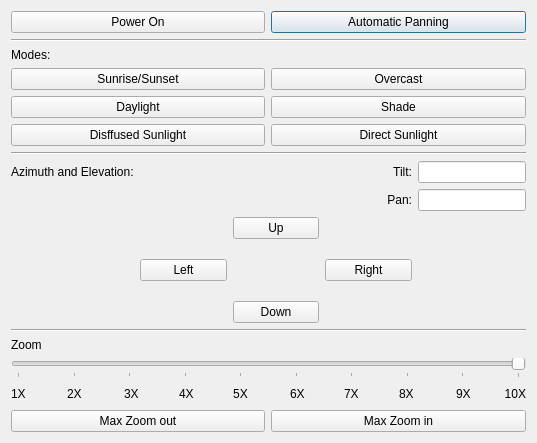
<?xml version="1.0" encoding="UTF-8"?>
<ui version="4.0">
 <class>Dialog</class>
 <widget class="QDialog" name="Dialog">
  <property name="enabled">
   <bool>true</bool>
  </property>
  <property name="geometry">
   <rect>
    <x>0</x>
    <y>0</y>
    <width>537</width>
    <height>443</height>
   </rect>
  </property>
  <property name="sizePolicy">
   <sizepolicy hsizetype="Preferred" vsizetype="MinimumExpanding">
    <horstretch>0</horstretch>
    <verstretch>0</verstretch>
   </sizepolicy>
  </property>
  <property name="cursor">
   <cursorShape>ArrowCursor</cursorShape>
  </property>
  <property name="mouseTracking">
   <bool>false</bool>
  </property>
  <property name="focusPolicy">
   <enum>Qt::WheelFocus</enum>
  </property>
  <property name="contextMenuPolicy">
   <enum>Qt::PreventContextMenu</enum>
  </property>
  <property name="windowTitle">
   <string>A.C.E.S.</string>
  </property>
  <property name="windowIcon">
   <iconset>
    <normaloff>camera icon.png</normaloff>camera icon.png</iconset>
  </property>
  <property name="windowOpacity">
   <double>1.000000000000000</double>
  </property>
  <property name="toolTipDuration">
   <number>-2</number>
  </property>
  <property name="layoutDirection">
   <enum>Qt::RightToLeft</enum>
  </property>
  <property name="sizeGripEnabled">
   <bool>false</bool>
  </property>
  <layout class="QVBoxLayout" name="verticalLayout">
   <item>
    <layout class="QHBoxLayout" name="horizontalLayout">
     <item>
      <widget class="QPushButton" name="pushButton">
       <property name="cursor">
        <cursorShape>ArrowCursor</cursorShape>
       </property>
       <property name="focusPolicy">
        <enum>Qt::WheelFocus</enum>
       </property>
       <property name="contextMenuPolicy">
        <enum>Qt::NoContextMenu</enum>
       </property>
       <property name="text">
        <string>Automatic Panning</string>
       </property>
       <property name="checkable">
        <bool>false</bool>
       </property>
      </widget>
     </item>
     <item>
      <widget class="QPushButton" name="pushButton_2">
       <property name="enabled">
        <bool>true</bool>
       </property>
       <property name="mouseTracking">
        <bool>true</bool>
       </property>
       <property name="acceptDrops">
        <bool>false</bool>
       </property>
       <property name="inputMethodHints">
        <set>Qt::ImhHiddenText</set>
       </property>
       <property name="text">
        <string>Power On</string>
       </property>
       <property name="iconSize">
        <size>
         <width>9</width>
         <height>10</height>
        </size>
       </property>
       <property name="checkable">
        <bool>true</bool>
       </property>
       <property name="checked">
        <bool>false</bool>
       </property>
       <property name="autoDefault">
        <bool>true</bool>
       </property>
       <property name="default">
        <bool>false</bool>
       </property>
       <property name="flat">
        <bool>false</bool>
       </property>
      </widget>
     </item>
    </layout>
   </item>
   <item>
    <widget class="Line" name="line_3">
     <property name="orientation">
      <enum>Qt::Horizontal</enum>
     </property>
    </widget>
   </item>
   <item>
    <layout class="QGridLayout" name="Modes">
     <item row="3" column="0">
      <widget class="QPushButton" name="pushButton_8">
       <property name="text">
        <string>Shade</string>
       </property>
      </widget>
     </item>
     <item row="5" column="0">
      <widget class="QPushButton" name="pushButton_5">
       <property name="text">
        <string>Direct Sunlight</string>
       </property>
      </widget>
     </item>
     <item row="5" column="1">
      <widget class="QPushButton" name="pushButton_4">
       <property name="text">
        <string>Disffused Sunlight</string>
       </property>
      </widget>
     </item>
     <item row="2" column="1">
      <widget class="QPushButton" name="pushButton_9">
       <property name="text">
        <string>Sunrise/Sunset</string>
       </property>
      </widget>
     </item>
     <item row="2" column="0">
      <widget class="QPushButton" name="pushButton_6">
       <property name="text">
        <string>Overcast</string>
       </property>
      </widget>
     </item>
     <item row="0" column="1">
      <widget class="QLabel" name="label_2">
       <property name="text">
        <string>Modes:</string>
       </property>
      </widget>
     </item>
     <item row="3" column="1">
      <widget class="QPushButton" name="pushButton_7">
       <property name="text">
        <string>Daylight</string>
       </property>
      </widget>
     </item>
    </layout>
   </item>
   <item>
    <widget class="Line" name="line">
     <property name="orientation">
      <enum>Qt::Horizontal</enum>
     </property>
    </widget>
   </item>
   <item>
    <layout class="QVBoxLayout" name="AzEl">
     <item>
      <layout class="QGridLayout" name="gridLayout">
       <item row="3" column="2">
        <widget class="QPushButton" name="pushButton_10">
         <property name="enabled">
          <bool>true</bool>
         </property>
         <property name="baseSize">
          <size>
           <width>0</width>
           <height>0</height>
          </size>
         </property>
         <property name="text">
          <string>Up</string>
         </property>
         <property name="iconSize">
          <size>
           <width>16</width>
           <height>16</height>
          </size>
         </property>
        </widget>
       </item>
       <item row="5" column="0">
        <spacer name="horizontalSpacer_4">
         <property name="orientation">
          <enum>Qt::Horizontal</enum>
         </property>
         <property name="sizeHint" stdset="0">
          <size>
           <width>7</width>
           <height>20</height>
          </size>
         </property>
        </spacer>
       </item>
       <item row="3" column="1">
        <spacer name="horizontalSpacer_3">
         <property name="orientation">
          <enum>Qt::Horizontal</enum>
         </property>
         <property name="sizeHint" stdset="0">
          <size>
           <width>40</width>
           <height>20</height>
          </size>
         </property>
        </spacer>
       </item>
       <item row="5" column="2">
        <spacer name="verticalSpacer">
         <property name="orientation">
          <enum>Qt::Vertical</enum>
         </property>
         <property name="sizeHint" stdset="0">
          <size>
           <width>6</width>
           <height>0</height>
          </size>
         </property>
        </spacer>
       </item>
       <item row="3" column="3">
        <spacer name="horizontalSpacer_2">
         <property name="orientation">
          <enum>Qt::Horizontal</enum>
         </property>
         <property name="sizeHint" stdset="0">
          <size>
           <width>40</width>
           <height>20</height>
          </size>
         </property>
        </spacer>
       </item>
       <item row="5" column="3">
        <widget class="QPushButton" name="pushButton_12">
         <property name="text">
          <string>Left</string>
         </property>
        </widget>
       </item>
       <item row="6" column="2">
        <widget class="QPushButton" name="pushButton_11">
         <property name="text">
          <string>Down</string>
         </property>
        </widget>
       </item>
       <item row="5" column="4">
        <spacer name="horizontalSpacer_5">
         <property name="orientation">
          <enum>Qt::Horizontal</enum>
         </property>
         <property name="sizeHint" stdset="0">
          <size>
           <width>7</width>
           <height>20</height>
          </size>
         </property>
        </spacer>
       </item>
       <item row="2" column="2">
        <spacer name="horizontalSpacer">
         <property name="orientation">
          <enum>Qt::Horizontal</enum>
         </property>
         <property name="sizeHint" stdset="0">
          <size>
           <width>0</width>
           <height>0</height>
          </size>
         </property>
        </spacer>
       </item>
       <item row="5" column="1">
        <widget class="QPushButton" name="pushButton_13">
         <property name="text">
          <string>Right</string>
         </property>
        </widget>
       </item>
       <item row="0" column="0">
        <widget class="QLineEdit" name="lineEdit">
         <property name="maxLength">
          <number>32751</number>
         </property>
        </widget>
       </item>
       <item row="0" column="1">
        <widget class="QLabel" name="label_16">
         <property name="text">
          <string>Tilt:</string>
         </property>
         <property name="alignment">
          <set>Qt::AlignRight|Qt::AlignTrailing|Qt::AlignVCenter</set>
         </property>
        </widget>
       </item>
       <item row="1" column="0">
        <widget class="QLineEdit" name="lineEdit_2"/>
       </item>
       <item row="1" column="1">
        <widget class="QLabel" name="label_17">
         <property name="text">
          <string>Pan:</string>
         </property>
         <property name="alignment">
          <set>Qt::AlignRight|Qt::AlignTrailing|Qt::AlignVCenter</set>
         </property>
        </widget>
       </item>
       <item row="0" column="4">
        <widget class="QLabel" name="label_4">
         <property name="text">
          <string>Azimuth and Elevation:</string>
         </property>
        </widget>
       </item>
      </layout>
     </item>
    </layout>
   </item>
   <item>
    <widget class="Line" name="line_2">
     <property name="orientation">
      <enum>Qt::Horizontal</enum>
     </property>
    </widget>
   </item>
   <item>
    <layout class="QVBoxLayout" name="Zoom">
     <item>
      <widget class="QLabel" name="label">
       <property name="text">
        <string>Zoom</string>
       </property>
      </widget>
     </item>
     <item>
      <widget class="QSlider" name="horizontalSlider">
       <property name="pageStep">
        <number>10</number>
       </property>
       <property name="orientation">
        <enum>Qt::Horizontal</enum>
       </property>
       <property name="tickPosition">
        <enum>QSlider::TicksBelow</enum>
       </property>
       <property name="tickInterval">
        <number>11</number>
       </property>
      </widget>
     </item>
     <item>
      <layout class="QHBoxLayout" name="horizontalLayout_5">
       <item>
        <widget class="QLabel" name="label_7">
         <property name="text">
          <string>10X</string>
         </property>
         <property name="alignment">
          <set>Qt::AlignRight|Qt::AlignTrailing|Qt::AlignVCenter</set>
         </property>
        </widget>
       </item>
       <item>
        <spacer name="horizontalSpacer_22">
         <property name="orientation">
          <enum>Qt::Horizontal</enum>
         </property>
         <property name="sizeHint" stdset="0">
          <size>
           <width>45</width>
           <height>20</height>
          </size>
         </property>
        </spacer>
       </item>
       <item>
        <widget class="QLabel" name="label_13">
         <property name="maximumSize">
          <size>
           <width>16777213</width>
           <height>16777215</height>
          </size>
         </property>
         <property name="text">
          <string>9X</string>
         </property>
        </widget>
       </item>
       <item>
        <spacer name="horizontalSpacer_21">
         <property name="orientation">
          <enum>Qt::Horizontal</enum>
         </property>
         <property name="sizeHint" stdset="0">
          <size>
           <width>55</width>
           <height>20</height>
          </size>
         </property>
        </spacer>
       </item>
       <item>
        <widget class="QLabel" name="label_9">
         <property name="text">
          <string>8X</string>
         </property>
        </widget>
       </item>
       <item>
        <spacer name="horizontalSpacer_20">
         <property name="orientation">
          <enum>Qt::Horizontal</enum>
         </property>
         <property name="sizeHint" stdset="0">
          <size>
           <width>52</width>
           <height>20</height>
          </size>
         </property>
        </spacer>
       </item>
       <item>
        <widget class="QLabel" name="label_11">
         <property name="text">
          <string>7X</string>
         </property>
        </widget>
       </item>
       <item>
        <spacer name="horizontalSpacer_19">
         <property name="orientation">
          <enum>Qt::Horizontal</enum>
         </property>
         <property name="sizeHint" stdset="0">
          <size>
           <width>52</width>
           <height>20</height>
          </size>
         </property>
        </spacer>
       </item>
       <item>
        <widget class="QLabel" name="label_14">
         <property name="text">
          <string>6X</string>
         </property>
        </widget>
       </item>
       <item>
        <spacer name="horizontalSpacer_18">
         <property name="orientation">
          <enum>Qt::Horizontal</enum>
         </property>
         <property name="sizeHint" stdset="0">
          <size>
           <width>54</width>
           <height>20</height>
          </size>
         </property>
        </spacer>
       </item>
       <item>
        <widget class="QLabel" name="label_6">
         <property name="text">
          <string>5X</string>
         </property>
         <property name="alignment">
          <set>Qt::AlignCenter</set>
         </property>
        </widget>
       </item>
       <item>
        <spacer name="horizontalSpacer_17">
         <property name="orientation">
          <enum>Qt::Horizontal</enum>
         </property>
         <property name="sizeHint" stdset="0">
          <size>
           <width>52</width>
           <height>20</height>
          </size>
         </property>
        </spacer>
       </item>
       <item>
        <widget class="QLabel" name="label_10">
         <property name="text">
          <string>4X</string>
         </property>
        </widget>
       </item>
       <item>
        <spacer name="horizontalSpacer_16">
         <property name="orientation">
          <enum>Qt::Horizontal</enum>
         </property>
         <property name="sizeHint" stdset="0">
          <size>
           <width>52</width>
           <height>20</height>
          </size>
         </property>
        </spacer>
       </item>
       <item>
        <widget class="QLabel" name="label_8">
         <property name="text">
          <string>3X</string>
         </property>
        </widget>
       </item>
       <item>
        <spacer name="horizontalSpacer_15">
         <property name="orientation">
          <enum>Qt::Horizontal</enum>
         </property>
         <property name="sizeHint" stdset="0">
          <size>
           <width>55</width>
           <height>20</height>
          </size>
         </property>
        </spacer>
       </item>
       <item>
        <widget class="QLabel" name="label_12">
         <property name="text">
          <string>2X</string>
         </property>
         <property name="alignment">
          <set>Qt::AlignLeading|Qt::AlignLeft|Qt::AlignVCenter</set>
         </property>
        </widget>
       </item>
       <item>
        <spacer name="horizontalSpacer_14">
         <property name="orientation">
          <enum>Qt::Horizontal</enum>
         </property>
         <property name="sizeHint" stdset="0">
          <size>
           <width>53</width>
           <height>20</height>
          </size>
         </property>
        </spacer>
       </item>
       <item>
        <widget class="QLabel" name="label_5">
         <property name="text">
          <string>1X</string>
         </property>
        </widget>
       </item>
      </layout>
     </item>
     <item>
      <layout class="QHBoxLayout" name="horizontalLayout_4">
       <item>
        <widget class="QPushButton" name="pushButton_16">
         <property name="text">
          <string>Max Zoom in</string>
         </property>
        </widget>
       </item>
       <item>
        <widget class="QPushButton" name="pushButton_14">
         <property name="text">
          <string>Max Zoom out</string>
         </property>
        </widget>
       </item>
      </layout>
     </item>
    </layout>
   </item>
  </layout>
 </widget>
 <tabstops>
  <tabstop>pushButton</tabstop>
  <tabstop>pushButton_14</tabstop>
  <tabstop>pushButton_2</tabstop>
  <tabstop>pushButton_7</tabstop>
  <tabstop>pushButton_4</tabstop>
  <tabstop>pushButton_8</tabstop>
  <tabstop>pushButton_5</tabstop>
  <tabstop>pushButton_9</tabstop>
  <tabstop>pushButton_6</tabstop>
 </tabstops>
 <resources/>
 <connections/>
</ui>
